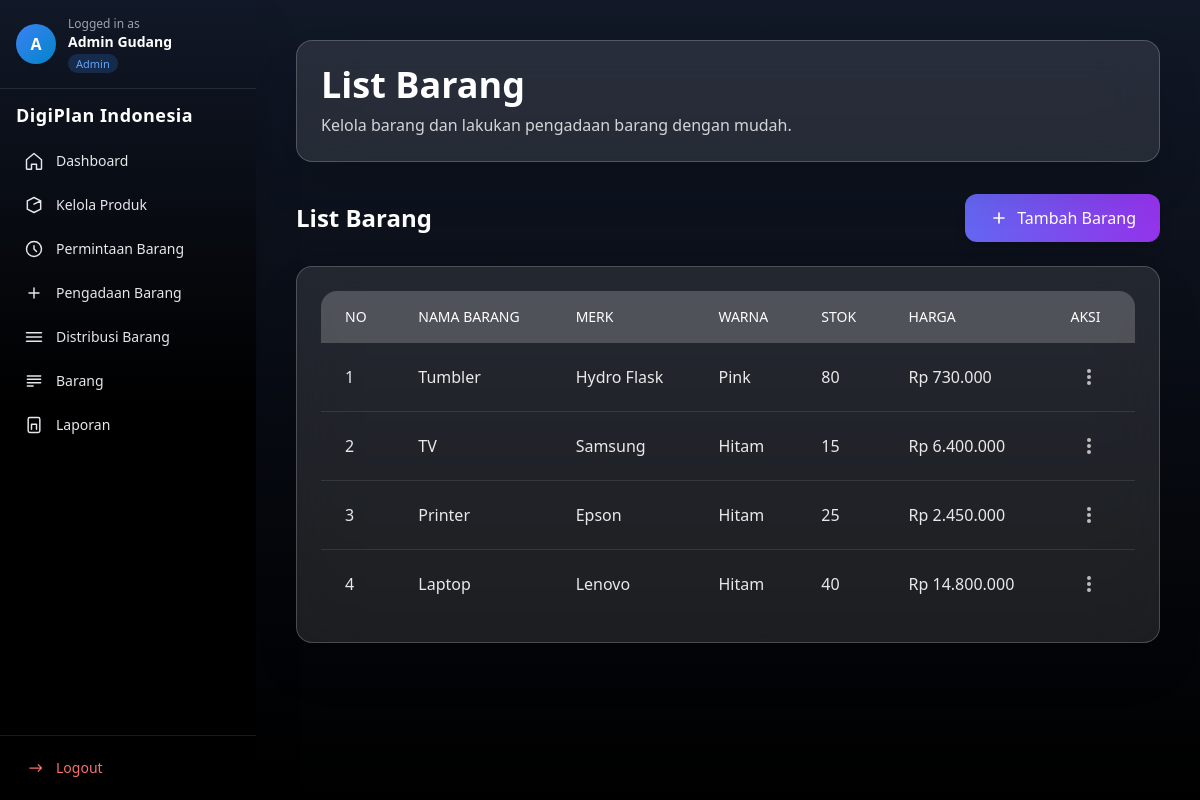
Page /admin/item.php (signed in) on the earlier database version.
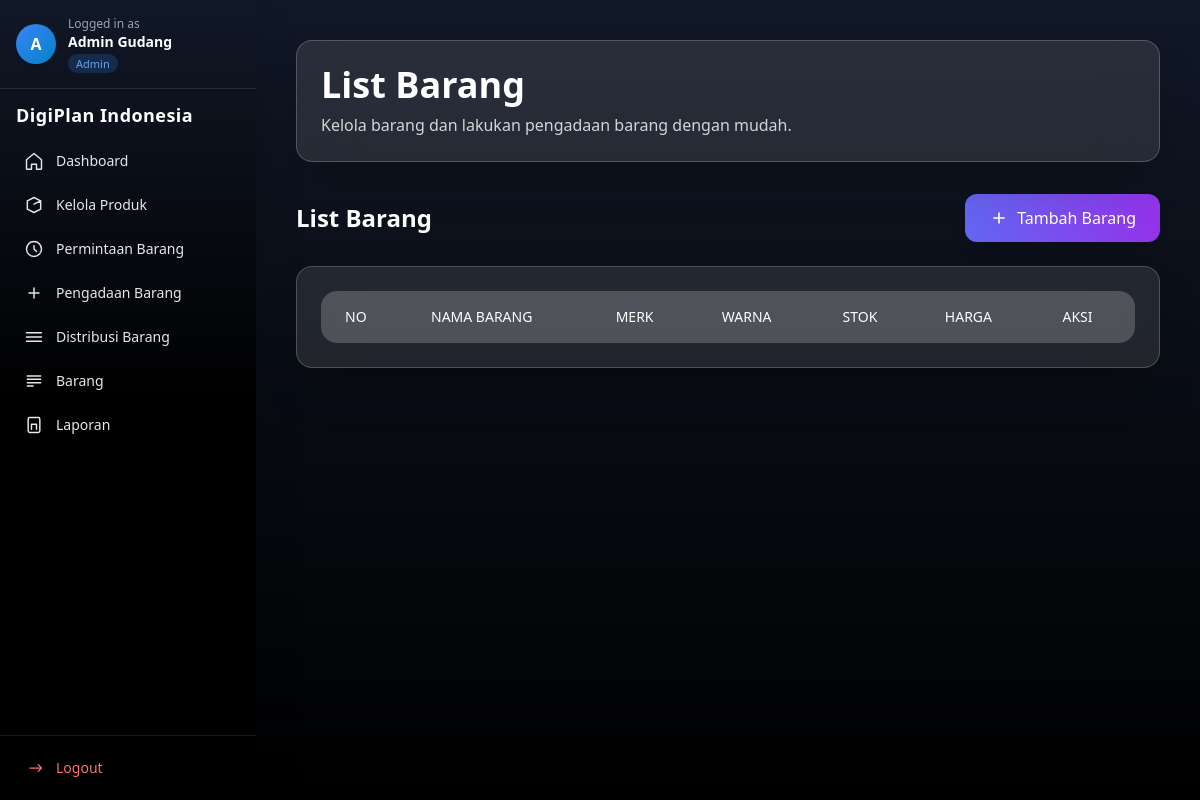
Same page on the later database version.
### tables this page shows
CREATE TABLE barang (
  id INT AUTO_INCREMENT PRIMARY KEY,
  nama_barang VARCHAR(100),
  merk VARCHAR(100),
  warna VARCHAR(50),
  deskripsi TEXT,
  stok INT,
  harga DECIMAL(15,2),
  gambar VARCHAR(255) DEFAULT NULL,
  created_at TIMESTAMP DEFAULT CURRENT_TIMESTAMP,
  deleted_at DATETIME DEFAULT NULL
);

### admin/item.php (the view, shortened to what this page needs)
<?php
require '../include/conn.php';
$autoOpen   = isset($_GET['openModal']);
$namaBarang = $_GET['nama_barang'] ?? '';
$merk       = $_GET['merk'] ?? '';
$warna      = $_GET['warna'] ?? '';
?>
<!DOCTYPE html>
<html lang="en">
<head>
  <script src="https://cdn.tailwindcss.com"></script>
</head>
<body
  x-data="{
    openModal: <?= $autoOpen ? 'true' : 'false' ?>,
    editModal: false,
    editData: {},
    activeRowId: null,
    namaBarang: '<?= htmlspecialchars($namaBarang, ENT_QUOTES) ?>',
    merkBarang: '<?= htmlspecialchars($merk, ENT_QUOTES) ?>',
    warnaBarang: '<?= htmlspecialchars($warna, ENT_QUOTES) ?>'
  }"
  class="bg-gradient-to-b from-gray-900 to-black overflow-x-hidden">
  <div class="flex min-h-screen">
    <?php include '../include/layouts/sidebar-admin.php'; ?>
    <main class="ml-64 p-10 w-full flex-1">
      <div class="max-w-7xl mx-auto">
        <div class="backdrop-blur-xl bg-white/10 border border-white/20 p-6 rounded-2xl shadow-2xl mb-8">
          <h1 class="text-4xl font-bold text-white mb-2">List Barang</h1>
          <p class="text-white/80">Kelola barang dan lakukan pengadaan barang dengan mudah.</p>
        </div>
        <div class="flex justify-between items-center mb-6">
          <h2 class="text-2xl font-semibold text-white">List Barang</h2>
          <button
            @click="openModal = true"
            class="inline-flex items-center px-6 py-3 bg-gradient-to-r from-indigo-500 to-purple-600 hover:from-indigo-600 hover:to-purple-700 text-white rounded-xl shadow-lg">
            <svg class="w-5 h-5 mr-2" fill="none" stroke="currentColor" viewBox="0 0 24 24">
              <path stroke-linecap="round" stroke-linejoin="round" stroke-width="2" d="M12 6v6m0 0v6m0-6h6m-6 0H6"></path>
            </svg>
            Tambah Barang
          </button>
        </div>
        <div class="backdrop-blur-xl bg-white/10 border border-white/20 rounded-2xl shadow-2xl mb-8 p-6">
          <div class="overflow-x-auto rounded-2xl">
            <table class="w-full border-collapse">
              <thead>
                <tr class="bg-white/20 text-white">
                  <th class="px-6 py-4 text-left text-sm font-medium uppercase">No</th>
                  <th class="px-6 py-4 text-left text-sm font-medium uppercase">Nama Barang</th>
                  <th class="px-6 py-4 text-left text-sm font-medium uppercase">Merk</th>
                  <th class="px-6 py-4 text-left text-sm font-medium uppercase">Warna</th>
                  <th class="px-6 py-4 text-left text-sm font-medium uppercase">Stok</th>
                  <th class="px-6 py-4 text-left text-sm font-medium uppercase">Harga</th>
                  <th class="px-6 py-4 text-left text-sm font-medium uppercase">Aksi</th>
                </tr>
              </thead>
              <tbody class="divide-y divide-white/10">
                <?php
                $no = 1;
                $query = mysqli_query($conn, "SELECT * FROM barang ORDER BY id DESC");
                while ($row = mysqli_fetch_assoc($query)):
                ?>
                  <tr class="hover:bg-white/5 transition-colors duration-200">
                    <td class="px-6 py-4 text-white/90"><?= $no ?></td>
                    <td class="px-6 py-4 text-white/90 font-medium"><?= $row['nama_barang'] ?></td>
                    <td class="px-6 py-4 text-white/90"><?= $row['merk'] ?></td>
                    <td class="px-6 py-4 text-white/90"><?= $row['warna'] ?></td>
                    <td class="px-6 py-4 text-white/90"><?= $row['stok'] ?></td>
                    <td class="px-6 py-4 text-white/90">Rp <?= number_format($row['harga'], 0, ',', '.') ?></td>
                    <td class="px-6 py-4 text-white/90 relative">
                      <button
                        @click.stop="activeRowId = activeRowId === '<?= $row['id'] ?>' ? null : '<?= $row['id'] ?>'"
                        class="text-white/70 hover:text-white p-2 rounded-lg hover:bg-white/10 transition-colors duration-200">
                        <svg class="w-5 h-5" fill="currentColor" viewBox="0 0 20 20">
                          <path d="M10 6a2 2 0 110-4 2 2 0 010 4zM10 12a2 2 0 110-4 2 2 0 010 4zM10 18a2 2 0 110-4 2 2 0 010 4z"></path>
                        </svg>
                      </button>
                    </td>
                  </tr>
                <?php $no++;
                endwhile; ?>
              </tbody>
            </table>
          </div>
        </div>
    </main>
  </div>
</body>
</html>

Differences in the rows shown:
removed barang: nama_barang "Tumbler", merk "Hydro Flask", warna "Pink", stok "80", harga "730.000"
removed barang: nama_barang "TV", merk "Samsung", warna "Hitam", stok "15", harga "6.400.000"
removed barang: nama_barang "Printer", merk "Epson", warna "Hitam", stok "25", harga "2.450.000"
removed barang: nama_barang "Laptop", merk "Lenovo", warna "Hitam", stok "40", harga "14.800.000"
